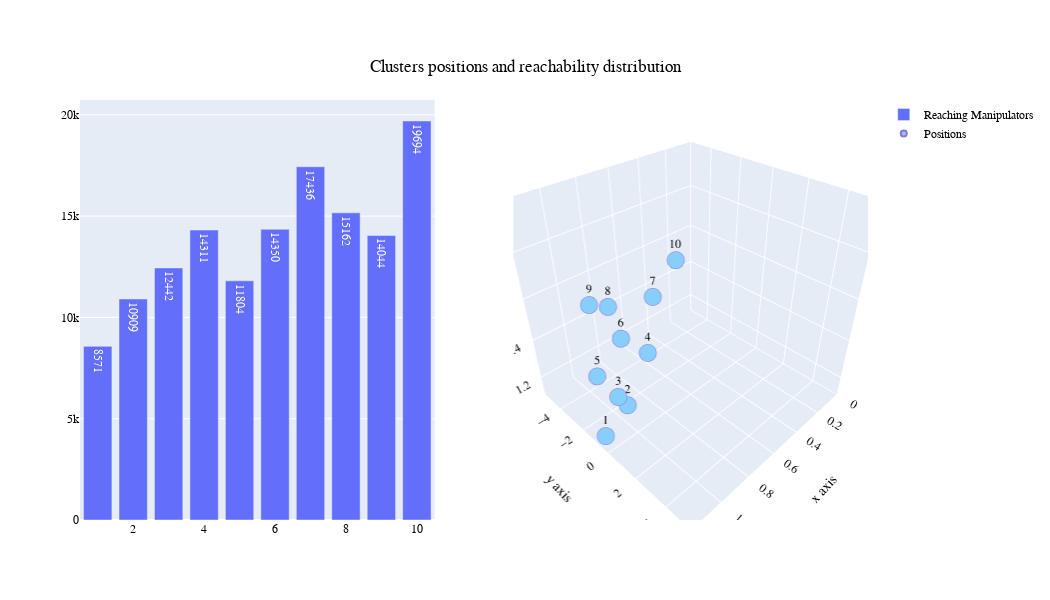

The cell this chart's notebook holds for it:
### Code cell
from plotly.subplots import make_subplots
import plotly.graph_objects as go

grapes_cords = [[1.2, 0, 1.2],
                [1.05, 0, 1.28],
                [1.1, 0, 1.35],
                [0.9, 0, 1.47],
                [1.2, 0, 1.5],
                [1.05, 0, 1.6],
                [0.85, 0, 1.7],
                [1.1, 0, 1.75],
                [1.2, 0.15, 1.8],
                [0.7, 0, 1.8]]
npcords = np.array(grapes_cords)
xs = npcords[:, 0]
ys = npcords[:, 1]
zs = npcords[:, 2]

amount = [grouped_all_6dof_data['Reached_1'].loc[grouped_all_6dof_data['Reached_1']==1].count(),
          grouped_all_6dof_data['Reached_2'].loc[grouped_all_6dof_data['Reached_2']==1].count(),
          grouped_all_6dof_data['Reached_3'].loc[grouped_all_6dof_data['Reached_3']==1].count(),
         grouped_all_6dof_data['Reached_4'].loc[grouped_all_6dof_data['Reached_4']==1].count(),
         grouped_all_6dof_data['Reached_5'].loc[grouped_all_6dof_data['Reached_5']==1].count(),
          grouped_all_6dof_data['Reached_6'].loc[grouped_all_6dof_data['Reached_6']==1].count(),
         grouped_all_6dof_data['Reached_7'].loc[grouped_all_6dof_data['Reached_7']==1].count(),
         grouped_all_6dof_data['Reached_8'].loc[grouped_all_6dof_data['Reached_8']==1].count(),
         grouped_all_6dof_data['Reached_9'].loc[grouped_all_6dof_data['Reached_9']==1].count(),
         grouped_all_6dof_data['Reached_10'].loc[grouped_all_6dof_data['Reached_10']==1].count()]
data = {'point_number':[*range(1, 11, 1)],'x_axis':xs ,'y_axis':ys ,'z_axis':zs ,'amount':amount}
points_df = pd.DataFrame(data)

fig = make_subplots(rows=1, cols=2, shared_yaxes=False ,specs=[[{"type": "xy"}, {"type": "scene"}]],)
fig.add_trace(go.Bar( x=points_df["point_number"],y=points_df["amount"], name= "Reaching Manipulators",
                     text=points_df["amount"]),row=1, col=1)
fig.add_trace(go.Scatter3d(x=points_df['x_axis'], y=points_df['y_axis'], z=points_df['z_axis'], mode='markers+text',
                           text=points_df["point_number"],textposition='top center',
                           marker=dict(color='LightSkyBlue',
                                        size=6,
                                         line=dict(color='MediumPurple',
                                        width=2)),name="Positions"),row=1, col=2)

fig.update_scenes(
                      xaxis = dict( title_text='x axis'),
                      yaxis = dict( title_text='y axis'),
                      zaxis = dict( title_text='z axis')
                )
fig.update_layout(autosize=True,
                  scene=dict(
                      xaxis = dict(nticks=12, range=[0, 1.2],),
                      yaxis = dict(nticks=10, range=[-5.5, 5.5],),
                      zaxis = dict(nticks=6, range=[1.1, 2],)
                  )
                 )
fig.update_layout(showlegend=True)

fig.update_layout(height=600, width=1050)
fig.update_layout(
    title={
        'text': "Clusters positions and reachability distribution",
        'y':0.9,
        'x':0.5,
        'xanchor': 'center',
        'yanchor': 'top'})

fig.update_layout(
    font_family="Courier New",
    font_color="black",
    title_font_family="Times New Roman",
    title_font_color="black",
    legend_title_font_color="green"
)
fig.show()

### Figure 1 — Plotly figure (JSON) as saved in the notebook; plotly's stock layout.template omitted (floating-point values rounded to 4 significant figures)
{"data": [{"name": "Reaching Manipulators", "text": [8571, 10909, 12442, 14311, 11804, 14350, 17436, 15162, 14044, 19694], "type": "bar", "x": [1, 2, 3, 4, 5, 6, 7, 8, 9, 10], "xaxis": "x", "y": [8571, 10909, 12442, 14311, 11804, 14350, 17436, 15162, 14044, 19694], "yaxis": "y"}, {"marker": {"color": "LightSkyBlue", "line": {"color": "MediumPurple", "width": 2}, "size": 6}, "mode": "markers+text", "name": "Positions", "scene": "scene", "text": [1, 2, 3, 4, 5, 6, 7, 8, 9, 10], "textposition": "top center", "type": "scatter3d", "x": [1.2, 1.05, 1.1, 0.9, 1.2, 1.05, 0.85, 1.1, 1.2, 0.7], "y": [0, 0, 0, 0, 0, 0, 0, 0, 0.15, 0], "z": [1.2, 1.28, 1.35, 1.47, 1.5, 1.6, 1.7, 1.75, 1.8, 1.8]}], "layout": {"autosize": true, "font": {"color": "black", "family": "Courier New"}, "height": 600, "legend": {"title": {"font": {"color": "green"}}}, "scene": {"domain": {"x": [0.55, 1], "y": [0, 1]}, "xaxis": {"nticks": 12, "range": [0, 1.2], "title": {"text": "x axis"}}, "yaxis": {"nticks": 10, "range": [-5.5, 5.5], "title": {"text": "y axis"}}, "zaxis": {"nticks": 6, "range": [1.1, 2], "title": {"text": "z axis"}}}, "showlegend": true, "title": {"font": {"color": "black", "family": "Times New Roman"}, "text": "Clusters positions and reachability distribution", "x": 0.5, "xanchor": "center", "y": 0.9, "yanchor": "top"}, "width": 1050, "xaxis": {"anchor": "y", "domain": [0, 0.45]}, "yaxis": {"anchor": "x", "domain": [0, 1]}}}
